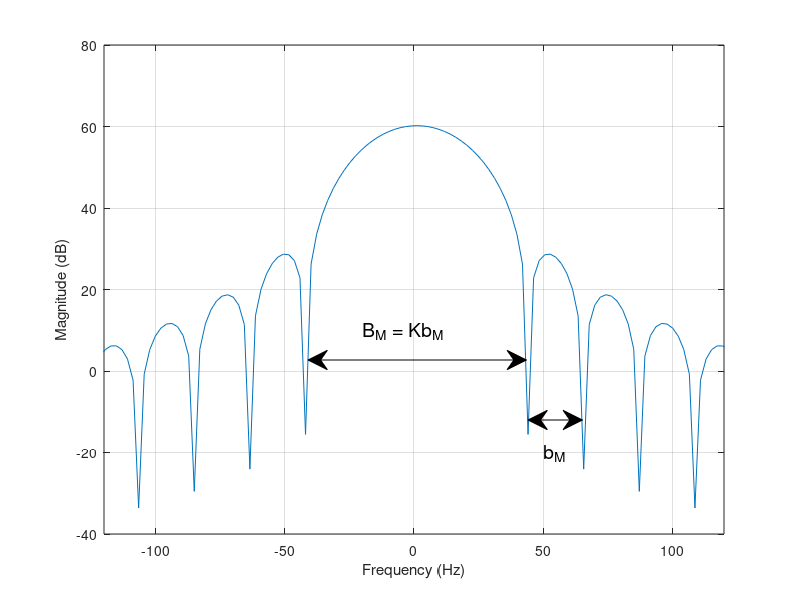
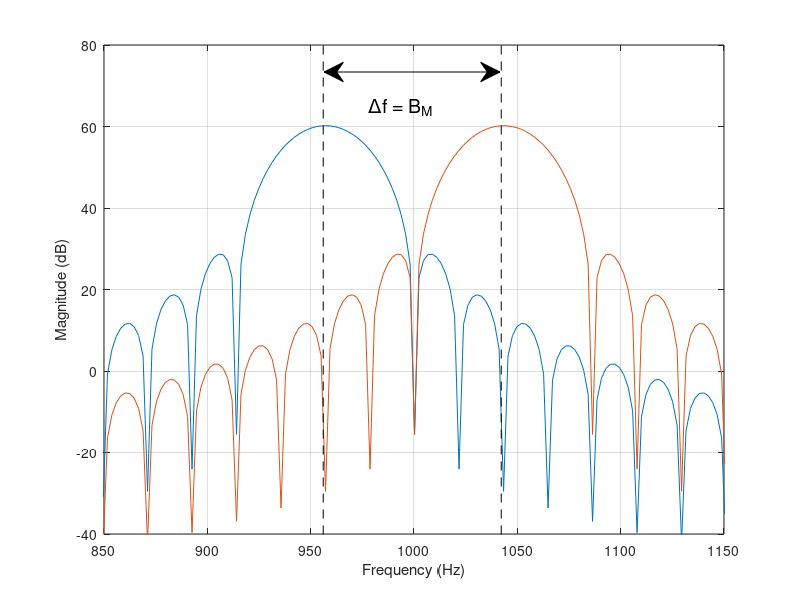

MATLAB code for these plots, in order:
sigLen = 2048;
nfft = 20480;
fs = 44100;

win = hann(sigLen);
BM_smp = 2 * 2 * nfft / sigLen;

f1_smp = round(1000 * nfft / fs) - BM_smp / 2;
f2_smp = f1_smp + BM_smp;

f1Plot = fs * f1_smp / nfft;
f2Plot = fs * f2_smp / nfft;

% winSpec = real(fft(win, nfft));

winSpecDB = 20 * log10(abs(fft(win, nfft)));
winSpecDB = fftshift(winSpecDB);
winSpec1 = circshift(winSpecDB, f1_smp);
winSpec2 = circshift(winSpecDB, f2_smp);

f = linspace(-fs / 2, fs / 2, nfft);

fig1 = figure(1);
plot(f, winSpecDB);
hold on;
hold off;
ylim([-40, 80]);
xlim([-120, 120]);
ylabel('Magnitude (dB)');
xlabel('Frequency (Hz)');
annotation('doublearrow', [0.385, 0.658], [0.4, 0.4]);
text(-20, 10, 'B_{M} = Kb_{M}', 'FontSize', 14);
annotation('doublearrow', [0.66, 0.728], [0.3, 0.3]);
text(50, -20, 'b_{M}', 'FontSize', 14);
grid on;

fig2 = figure(2);
plot(f, winSpec1);
hold on;
plot(f, winSpec2);
yl = ylim;
plot([f1Plot, f1Plot], [-100, 100], '--', 'Color', 'Black');
plot([f2Plot, f2Plot], [-100, 100], '--', 'Color', 'Black');
hold off;
grid on;
xlim([850, 1150]);
ylim([-40, 80]);
xlabel('Frequency (Hz)');
ylabel('Magnitude (dB)');
annotation('doublearrow', [0.405, 0.625], [0.88, 0.88]);
text(978, 65, '\Deltaf = B_{M}', 'FontSize', 14);

% resizeFigure(fig1, 1, 1);
% filename = 'hann_main_lobe';
% saveas(fig1, ['figures\\other\\', filename, '.eps'], 'epsc');
% saveas(fig1, ['figures\\other\\', filename, '.png']);

% resizeFigure(fig2, 1, 1);
% filename = 'min_separation';
% saveas(fig2, ['figures\\other\\', filename, '.eps'], 'epsc');
% saveas(fig2, ['figures\\other\\', filename, '.png']);
